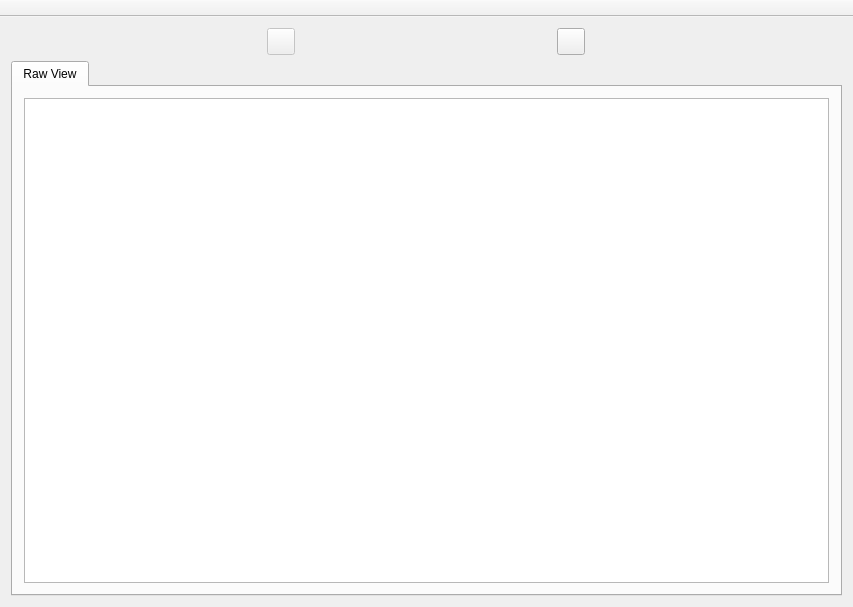
<?xml version="1.0" encoding="UTF-8"?>
<ui version="4.0">
 <class>LooseChangePresenter</class>
 <widget class="QMainWindow" name="LooseChangePresenter">
  <property name="geometry">
   <rect>
    <x>0</x>
    <y>0</y>
    <width>853</width>
    <height>607</height>
   </rect>
  </property>
  <property name="windowTitle">
   <string>LooseChangePresenter</string>
  </property>
  <widget class="QWidget" name="centralWidget">
   <layout class="QVBoxLayout" name="verticalLayout">
    <item>
     <layout class="QHBoxLayout" name="horizontalLayout">
      <item>
       <widget class="QToolButton" name="toolButtonSave">
        <property name="enabled">
         <bool>false</bool>
        </property>
        <property name="text">
         <string notr="true"/>
        </property>
        <property name="icon">
         <iconset>
          <normaloff>Icons/SaveIcon.png</normaloff>Icons/SaveIcon.png</iconset>
        </property>
        <property name="iconSize">
         <size>
          <width>20</width>
          <height>20</height>
         </size>
        </property>
       </widget>
      </item>
      <item>
       <widget class="QToolButton" name="toolButtonOpen">
        <property name="text">
         <string notr="true"/>
        </property>
        <property name="icon">
         <iconset>
          <normaloff>Icons/OpenIcon.png</normaloff>Icons/OpenIcon.png</iconset>
        </property>
        <property name="iconSize">
         <size>
          <width>20</width>
          <height>20</height>
         </size>
        </property>
       </widget>
      </item>
     </layout>
    </item>
    <item>
     <widget class="QTabWidget" name="tabWidget">
      <property name="currentIndex">
       <number>0</number>
      </property>
      <widget class="QWidget" name="tabRawView">
       <attribute name="title">
        <string>Raw View</string>
       </attribute>
       <layout class="QVBoxLayout" name="verticalLayout_2">
        <item>
         <widget class="QTableWidget" name="tableWidgetRawView"/>
        </item>
       </layout>
      </widget>
     </widget>
    </item>
   </layout>
  </widget>
  <widget class="QMenuBar" name="menuBar">
   <property name="enabled">
    <bool>true</bool>
   </property>
   <property name="geometry">
    <rect>
     <x>0</x>
     <y>0</y>
     <width>853</width>
     <height>25</height>
    </rect>
   </property>
  </widget>
  <widget class="QToolBar" name="mainToolBar">
   <property name="contextMenuPolicy">
    <enum>Qt::PreventContextMenu</enum>
   </property>
   <property name="movable">
    <bool>false</bool>
   </property>
   <attribute name="toolBarArea">
    <enum>TopToolBarArea</enum>
   </attribute>
   <attribute name="toolBarBreak">
    <bool>false</bool>
   </attribute>
  </widget>
 </widget>
 <layoutdefault spacing="6" margin="11"/>
 <resources/>
 <connections/>
</ui>
